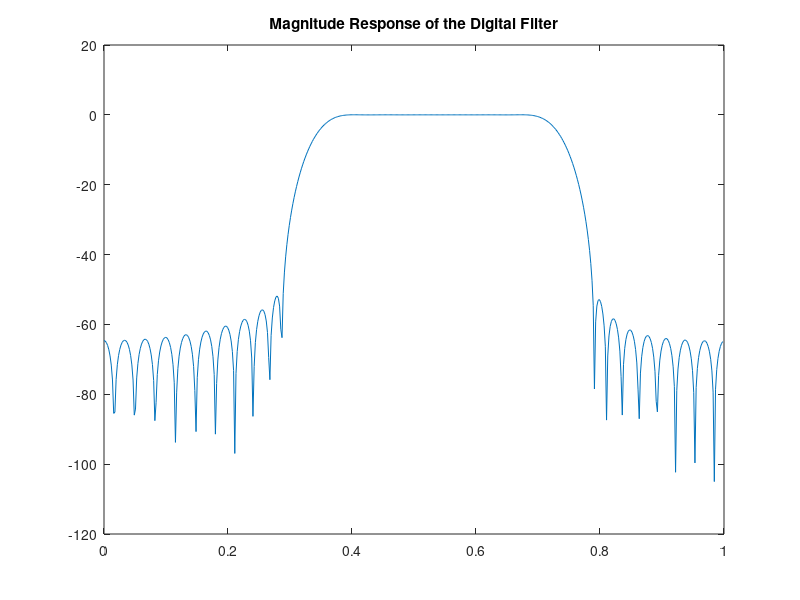

MATLAB code for this plot: (Note: this script raises an error after producing the figure.)
% Registartion_Number = 200014B

A = 0;   % A = 0 from registration number
B = 1;   % B = 1 from registration number
C = 0;   % C = 0 from registration number

%{
Maximum passband ripple, Ap = 0.1 dB
Minimum stopband attenuation, Aa = 51 dB
Lower passband edge, Wp1 = 800 rad/s
Upper passband edge, Wp2 = 1300 rad/s
Lower stopband edge, Ws1 = 500 rad/s
Upper stopband edge, Ws2 = 1500 rad/s
Sampling frequency, Fs = 3800 rad/s
%}

Ap = 0.1 + (0.01 * A);  % Maximum passband ripple in dB
Aa = 50 + B;            % Minimum stopband attenuation in dB
Wp1 = (C * 100) + 800;  % Lower passband edge in rad/s
Wp2 = (C * 100) + 1300; % Upper passband edge in rad/s
Ws1 = (C * 100) + 500;  % Lower stopband edge in rad/s
Ws2 = (C * 100) + 1500; % Upper stopband edge in rad/s
Fs = 3800;              % Sampling frequency in rad/s

% Design FIR filter using Kaiser window method
fcuts = [Ws1 Wp1 Wp2 Ws2];            % Cutoff frequencies in rad/s
mags = [0 1 0];                        % Magnitude response at each band
devs = [10^(-Aa/20) 10^(-Ap/20) 10^(-Aa/20)];  % Deviation for each band
[n, Wn, beta, ftype] = kaiserord(fcuts, mags, devs, Fs);  % Filter order and Kaiser window parameters
n = n + rem(n, 2);                     % Ensure the filter order is odd for Type I FIR filter
hh = fir1(n, Wn, ftype, kaiser(n+1, beta));  % Generate the filter coefficients

% Frequency response analysis
[H, f] = freqz(hh, 1);  % Calculate the frequency response of the filter

% Plot the magnitude response in dB
figure;
plot(f/pi, 20*log10(abs(H)))
title("Magnitude Response of the Digital Filter")
ax = gca;
ax.YLim = [-150 20];
ax.XTick = 0:.25:1;
xlabel('Normalized Frequency (\times\pi rad/sample)')
ylabel('Magnitude (dB)')
